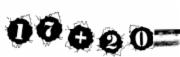
#> input picture download.png, 180 x 57 px
$ python -i segment.py   (imports and definitions only)
#> lines starting #> are read from the running program, lines starting #| are printed output that depends on the picture; after the words box and inside, x2 and y2 are one past the last pixel; in counts of white or black regions, pixels touching at a corner belong together
#> further down, picture is the input picture: shape (57, 180, 3); min 0, max 255, mean 197.4
import cv2
import numpy as np

def segment_characters(image):
    if isinstance(image, np.ndarray):
        img_cv = image
    else:
        img_cv = np.array(image)
        if img_cv.shape[-1] == 4:
            img_cv = cv2.cvtColor(img_cv, cv2.COLOR_RGBA2BGR)
        elif img_cv.shape[-1] == 3:
            img_cv = cv2.cvtColor(img_cv, cv2.COLOR_RGB2BGR)

    gray = cv2.cvtColor(img_cv, cv2.COLOR_BGR2GRAY)
    blur = cv2.medianBlur(gray, 5)
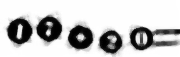
#> blur: shape (57, 180); min 0, max 255, mean 197.6
    _, thresh = cv2.threshold(blur, 0, 255, cv2.THRESH_BINARY_INV + cv2.THRESH_OTSU)
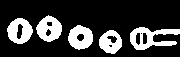
#> thresh: shape (57, 180); 22.2% white; 5 white regions

    contours, _ = cv2.findContours(thresh, cv2.RETR_EXTERNAL, cv2.CHAIN_APPROX_SIMPLE)
#> contours = 5 contours; box (x1, y1, x2, y2) and area: (130, 27, 180, 50) 590, (7, 18, 33, 44) 468, (36, 15, 62, 42) 462, (68, 25, 93, 50) 436, (99, 30, 122, 54) 382
    bounding_boxes = [cv2.boundingRect(c) for c in contours]
#> bounding_boxes = [(99, 30, 23, 24), (130, 27, 50, 23), (68, 25, 25, 25), (7, 18, 26, 26), (36, 15, 26, 27)]

    # Sort by x coordinate (chapdan o‘ngga)
    sorted_contours = sorted(zip(contours, bounding_boxes), key=lambda b: b[1][0])
#> sorted_contours = 5 items

    characters = []
    for c, (x, y, w, h) in sorted_contours:
        aspect_ratio = w / float(h)
        area = cv2.contourArea(c)

        if 15 < w < 100 and 0.8 < aspect_ratio < 1.2 and area > 100:
            char_img = img_cv[y:y+h, x:x+w]
            resized = cv2.resize(char_img, (28, 28))
            resized = cv2.cvtColor(resized, cv2.COLOR_BGR2RGB)
            characters.append(resized)
#> this loop made 5 passes
#> (x, y, w, h, aspect_ratio, area) on passes 1 to 5: (7, 18, 26, 26, 1, 467.5), (36, 15, 26, 27, 0.963, 462), (68, 25, 25, 25, 1, 436), (99, 30, 23, 24, 0.958, 381.5), (130, 27, 50, 23, 2.17, 589.5)
#> pass 1, in segment_characters, `char_img = img_cv[y:y+h, x:x+w]`:
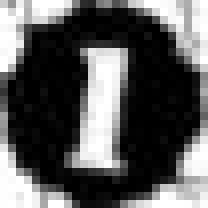
#> char_img: shape (26, 26, 3) (shown 8 times larger); min 0, max 255, mean 90.2
#> pass 1, in segment_characters, `resized = cv2.resize(char_img, (28, 28))`:
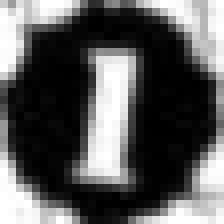
#> resized: shape (28, 28, 3) (shown 8 times larger); min 0, max 255, mean 90.7
#> pass 2, in segment_characters, `char_img = img_cv[y:y+h, x:x+w]`:
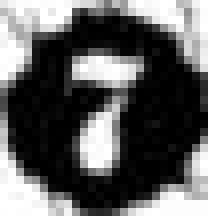
#> char_img: shape (27, 26, 3) (shown 8 times larger); min 0, max 255, mean 94.5
#> pass 2, in segment_characters, `resized = cv2.resize(char_img, (28, 28))`:
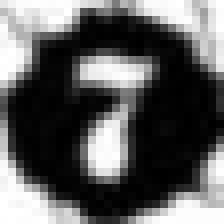
#> resized: shape (28, 28, 3) (shown 8 times larger); min 0, max 255, mean 94.8
#> after the loop:
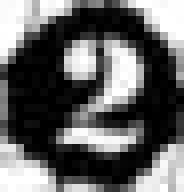
#> char_img: shape (24, 23, 3) (shown 8 times larger); min 0, max 255, mean 99.5
#> after the loop, characters = 4 items

    return characters

>>> import cv2
>>> picture = cv2.cvtColor(cv2.imread('download.png'), cv2.COLOR_BGR2RGB)
>>> result = segment_characters(picture)
#> result = 4 items
